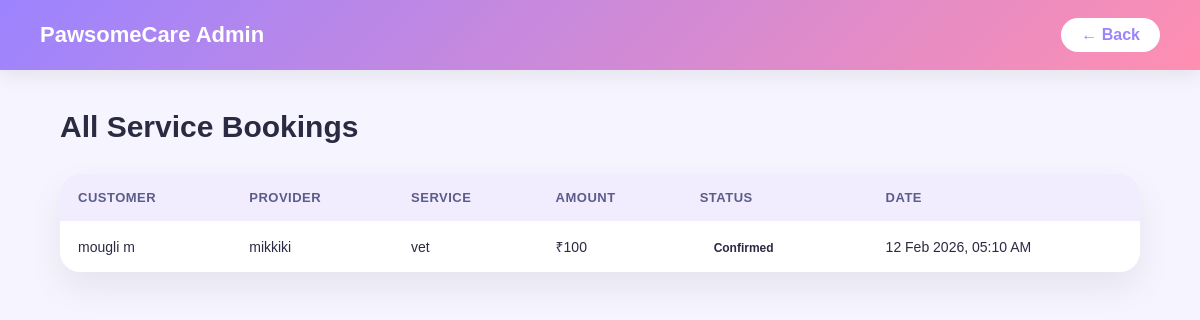
The app's page /view-bookings/ with its own data.
### PetCare/models.py (models this page shows, shortened)
class ServiceBooking(models.Model):
    customer = models.ForeignKey(Customer, on_delete=models.CASCADE)
    provider = models.ForeignKey(ServiceProvider, on_delete=models.CASCADE)
    service_name = models.CharField(max_length=100)
    amount = models.PositiveIntegerField()
    payment = models.OneToOneField(
        Payment,
        on_delete=models.CASCADE,
        null=True,
        blank=True
    )
    booking_date = models.DateTimeField(auto_now_add=True)
    status = models.CharField(
        max_length=20,
        choices=[
            ('confirmed', 'Confirmed'),
            ('pending', 'Pending'),
            ('cancelled', 'Cancelled')
        ],
        default='pending'
    )

class Customer(models.Model):
    customer = models.OneToOneField(Profile,on_delete=models.CASCADE)
    fullname = models.CharField(max_length=30)
    phone_number = models.CharField(max_length=20)
    city = models.CharField(max_length=50)
    address = models.CharField(max_length=70)

class ServiceProvider(models.Model):
    PROVIDER_TYPE = (
        ('individual', 'Individual'),
        ('organization', 'Organization / Company'),
    )
    ID_TYPE = (
        ('aadhaar', 'Aadhaar'),
        ('pan', 'PAN'),
        ('passport', 'Passport'),
    )
    user = models.OneToOneField(Profile, on_delete=models.CASCADE)
    full_name = models.CharField(max_length=100,null=True,blank=True)
    phone_number = models.CharField(max_length=15,null=True,blank=True)
    provider_type = models.CharField(max_length=20, choices=PROVIDER_TYPE,null=True,blank=True)
    bio = models.TextField(null=True,blank=True)
    city = models.CharField(max_length=50,null=True,blank=True)
    address = models.TextField(null=True,blank=True)
    pincode = models.CharField(max_length=10,null=True,blank=True)
    latitude = models.FloatField(null=True, blank=True)
    longitude = models.FloatField(null=True, blank=True)
    travel_distance = models.FloatField(null=True, blank=True)
    services = models.JSONField(null=True,blank=True)  # store selected services
    id_type = models.CharField(max_length=20, choices=ID_TYPE,null=True,blank=True)
    id_number = models.CharField(max_length=50,unique=True,null=True,blank=True,help_text="Government ID number")
    id_proof = models.FileField(upload_to='providers/id/',null=True,blank=True)
    grooming_certificate = models.FileField(upload_to='providers/certificates/',null=True,blank=True)
    vet_license = models.FileField(upload_to='providers/certificates/',null=True,blank=True)
    training_certificate = models.FileField(upload_to='providers/certificates/',null=True,blank=True)
    organization_registration = models.FileField(upload_to='providers/certificates/',null=True,blank=True)
    is_verified = models.BooleanField(default=False)

### PetCare/views.py (the view)
# urls.py: path('view-bookings/', views.view_bookings, name='view_bookings'),
def view_bookings(request):
    bookings = ServiceBooking.objects.select_related('customer', 'provider').order_by('-booking_date')
    context = {
        'bookings': bookings
    }
    return render(request, 'admin/view_bookings.html', context)

### PetCare/templates/admin/view_bookings.html (shortened to what this page needs)
{% load static %}
<!DOCTYPE html>
<html>
<head>
    <link rel="stylesheet" href="{% static 'css/admin/view_bookings.css' %}">
</head>
<body>
<nav class="admin-navbar">
    <h2>PawsomeCare Admin</h2>
    <a href="{% url 'admin_home' %}" class="back-btn">← Back</a>
</nav>
<div class="container">
    <h1>All Service Bookings</h1>
    {% if bookings %}
    <table>
        <thead>
            <tr>
                <th>Customer</th>
                <th>Provider</th>
                <th>Service</th>
                <th>Amount</th>
                <th>Status</th>
                <th>Date</th>
            </tr>
        </thead>
        <tbody>
            {% for booking in bookings %}
            <tr>
                <td>{{ booking.customer.fullname }}</td>
                <td>{{ booking.provider.full_name }}</td>
                <td>{{ booking.service_name }}</td>
                <td>₹{{ booking.amount }}</td>
                <td>
                    <span class="status {{ booking.status }}">
                        {{ booking.status }}
                    </span>
                </td>
                <td>{{ booking.booking_date|date:"d M Y, h:i A" }}</td>
            </tr>
            {% endfor %}
        </tbody>
    </table>
    {% else %}
        <p class="no-bookings">No bookings found.</p>
    {% endif %}
</div>
</body>
</html>

### PetCare/static/css/admin/view_bookings.css (style rules this page uses)
* { margin: 0; padding: 0; box-sizing: border-box; font-family: 'Montserrat', sans-serif; }
body { background: #F6F5FF; color: #2A2A42; }
.admin-navbar { background: linear-gradient(135deg, #9C84FF, #FF8FB1); padding: 18px 40px; display: flex; justify-content: space-between; align-items: center; color: white; box-shadow: 0 6px 18px rgba(0,0,0,0.08); }
.admin-navbar h2 { font-size: 22px; font-weight: 700; }
.back-btn { background: white; color: #9C84FF; padding: 8px 20px; border-radius: 30px; font-weight: 700; text-decoration: none; transition: all 0.3s ease; }
.container { padding: 40px 60px; }
h1 { font-size: 30px; margin-bottom: 30px; font-weight: 700; }
table { width: 100%; border-collapse: collapse; background: white; border-radius: 20px; overflow: hidden; box-shadow: 0 15px 35px rgba(0,0,0,0.07); }
thead { background: #F1EDFF; }
th { padding: 16px 18px; text-align: left; font-size: 13px; font-weight: 700; text-transform: uppercase; letter-spacing: 0.5px; color: #5c5c8a; }
td { padding: 16px 18px; font-size: 14px; }
tbody tr { transition: background 0.2s ease; }
.status { padding: 6px 14px; border-radius: 20px; font-size: 12px; font-weight: 700; text-transform: capitalize; }

### records on screen
ServiceBooking: customer.fullname "mougli m", provider.full_name "mikkiki", service_name "vet", amount "100", status "Confirmed", booking_date "12 Feb 2026, 05:10 AM"
